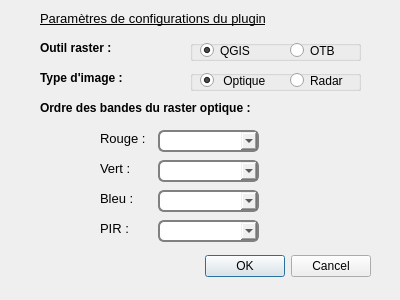
<?xml version="1.0" encoding="UTF-8"?>
<ui version="4.0">
 <class>ConfigurationDialog</class>
 <widget class="QDialog" name="ConfigurationDialog">
  <property name="geometry">
   <rect>
    <x>0</x>
    <y>0</y>
    <width>400</width>
    <height>300</height>
   </rect>
  </property>
  <property name="minimumSize">
   <size>
    <width>400</width>
    <height>300</height>
   </size>
  </property>
  <property name="maximumSize">
   <size>
    <width>400</width>
    <height>300</height>
   </size>
  </property>
  <property name="windowTitle">
   <string>Copyright (©) Cerema - Configuration </string>
  </property>
    <property name="styleSheet">
   <string notr="true">#CartEauDialog {
    background: QLinearGradient( x1:0, y1:0, x2:1, y2:1,
    stop:0  #FFFFFF, stop: 0.4  #FFFFFF, stop:1 #808080);
 }

 QToolButton{
    color: white;
    background-color: QLinearGradient( x1:0, y1:0, x2:1, y2:1,
    stop:0 #757575, stop: 0.4 gray, stop:1 #757575);
    border-width: 1px;
    border-color: white;
    border-style: solid;
    border-radius: 7;
    padding: 3px;
    font-size: 12px;
    padding-left: 5px;
    padding-right: 5px;
 }

 QToolButton::hover{
    border:2px solid #F38120
 }

 QLineEdit {
    padding: 1px;
    border-style: solid;
    border: 2px solid gray;
    border-radius: 6px;
    font-size: 12px;
 }

 QComboBox {
    padding: 1px;
    border-style: solid;
    border: 2px solid gray;
    border-radius: 6px;
    font-size: 12px;
 }

 QTextEdit{
    color: white;
    background-color: QLinearGradient( x1:0, y1:0, x2:1, y2:1,
    stop:0 #757575, stop: 0.4 gray, stop:1 #757575);
    padding: 1px;
    border-style: solid;
    border: 2px solid gray;
    border-radius: 8px;
    border-top-left-radius: 8px;
    border-top-right-radius: 8px;
    border-bottom-left-radius: 8px;
    border-bottom-right-radius: 8px;
    border-width: 1px;
    border-style: solid;
    border-color: white;
    font-size: 12px;
 }

 QLabel{
    color:black;
 }
</string>
</property>
  <widget class="QDialogButtonBox" name="buttonBox">
   <property name="geometry">
    <rect>
     <x>30</x>
     <y>250</y>
     <width>341</width>
     <height>32</height>
    </rect>
   </property>
   <property name="orientation">
    <enum>Qt::Horizontal</enum>
   </property>
   <property name="standardButtons">
    <set>QDialogButtonBox::Cancel|QDialogButtonBox::Ok</set>
   </property>
  </widget>
  <widget class="QLabel" name="label_18">
   <property name="geometry">
    <rect>
     <x>40</x>
     <y>40</y>
     <width>141</width>
     <height>16</height>
    </rect>
   </property>
   <property name="font">
    <font>
     <pointsize>9</pointsize>
     <weight>75</weight>
     <bold>true</bold>
    </font>
   </property>
   <property name="text">
    <string>Outil raster :</string>
   </property>
  </widget>
  <widget class="QLabel" name="label_17">
   <property name="geometry">
    <rect>
     <x>10</x>
     <y>40</y>
     <width>21</width>
     <height>21</height>
    </rect>
   </property>
   <property name="text">
    <string/>
   </property>
   <property name="pixmap">
    <pixmap resource="resources.qrc">:/plugins/CeremaCartEau/icons/fdroit.png</pixmap>
   </property>
  </widget>
  <widget class="QLabel" name="label">
   <property name="geometry">
    <rect>
     <x>40</x>
     <y>10</y>
     <width>271</width>
     <height>16</height>
    </rect>
   </property>
   <property name="font">
    <font>
     <pointsize>10</pointsize>
     <weight>50</weight>
     <bold>false</bold>
     <underline>true</underline>
    </font>
   </property>
   <property name="text">
    <string>Paramètres de configurations du plugin</string>
   </property>
  </widget>
  <widget class="QLabel" name="label_19">
   <property name="geometry">
    <rect>
     <x>40</x>
     <y>100</y>
     <width>261</width>
     <height>16</height>
    </rect>
   </property>
   <property name="font">
    <font>
     <pointsize>9</pointsize>
     <weight>75</weight>
     <bold>true</bold>
    </font>
   </property>
   <property name="text">
    <string>Ordre des bandes du raster optique :</string>
   </property>
  </widget>
  <widget class="QLabel" name="label_20">
   <property name="geometry">
    <rect>
     <x>10</x>
     <y>100</y>
     <width>21</width>
     <height>21</height>
    </rect>
   </property>
   <property name="text">
    <string/>
   </property>
   <property name="pixmap">
    <pixmap resource="resources.qrc">:/plugins/CeremaCartEau/icons/fdroit.png</pixmap>
   </property>
  </widget>
  <widget class="QComboBox" name="cbRed">
   <property name="geometry">
    <rect>
     <x>158</x>
     <y>130</y>
     <width>101</width>
     <height>22</height>
    </rect>
   </property>
  </widget>
  <widget class="QComboBox" name="cbGreen">
   <property name="geometry">
    <rect>
     <x>158</x>
     <y>160</y>
     <width>101</width>
     <height>22</height>
    </rect>
   </property>
  </widget>
  <widget class="QComboBox" name="cbBlue">
   <property name="geometry">
    <rect>
     <x>158</x>
     <y>190</y>
     <width>101</width>
     <height>22</height>
    </rect>
   </property>
  </widget>
  <widget class="QComboBox" name="cbNIR">
   <property name="geometry">
    <rect>
     <x>158</x>
     <y>220</y>
     <width>101</width>
     <height>22</height>
    </rect>
   </property>
  </widget>
  <widget class="QLabel" name="label_1">
   <property name="geometry">
    <rect>
     <x>100</x>
     <y>130</y>
     <width>61</width>
     <height>16</height>
    </rect>
   </property>
   <property name="font">
    <font>
     <pointsize>10</pointsize>
    </font>
   </property>
   <property name="text">
    <string>Rouge :</string>
   </property>
   <property name="textFormat">
    <enum>Qt::AutoText</enum>
   </property>
  </widget>
  <widget class="QLabel" name="label_2">
   <property name="geometry">
    <rect>
     <x>100</x>
     <y>160</y>
     <width>61</width>
     <height>16</height>
    </rect>
   </property>
   <property name="font">
    <font>
     <pointsize>10</pointsize>
    </font>
   </property>
   <property name="text">
    <string>Vert :</string>
   </property>
   <property name="textFormat">
    <enum>Qt::AutoText</enum>
   </property>
  </widget>
  <widget class="QLabel" name="label_3">
   <property name="geometry">
    <rect>
     <x>100</x>
     <y>190</y>
     <width>61</width>
     <height>16</height>
    </rect>
   </property>
   <property name="font">
    <font>
     <pointsize>10</pointsize>
    </font>
   </property>
   <property name="text">
    <string>Bleu :</string>
   </property>
   <property name="textFormat">
    <enum>Qt::AutoText</enum>
   </property>
  </widget>
  <widget class="QLabel" name="label_4">
   <property name="geometry">
    <rect>
     <x>100</x>
     <y>220</y>
     <width>61</width>
     <height>16</height>
    </rect>
   </property>
   <property name="font">
    <font>
     <pointsize>10</pointsize>
    </font>
   </property>
   <property name="text">
    <string>PIR :</string>
   </property>
   <property name="textFormat">
    <enum>Qt::AutoText</enum>
   </property>
  </widget>
  <widget class="QLabel" name="label_21">
   <property name="geometry">
    <rect>
     <x>40</x>
     <y>70</y>
     <width>121</width>
     <height>16</height>
    </rect>
   </property>
   <property name="font">
    <font>
     <pointsize>9</pointsize>
     <weight>75</weight>
     <bold>true</bold>
    </font>
   </property>
   <property name="text">
    <string>Type d'image :</string>
   </property>
  </widget>
  <widget class="QLabel" name="label_22">
   <property name="geometry">
    <rect>
     <x>10</x>
     <y>70</y>
     <width>21</width>
     <height>21</height>
    </rect>
   </property>
   <property name="text">
    <string/>
   </property>
   <property name="pixmap">
    <pixmap resource="resources.qrc">:/plugins/CeremaCartEau/icons/fdroit.png</pixmap>
   </property>
  </widget>
  <widget class="QGroupBox" name="groupBox_1">
   <property name="geometry">
    <rect>
     <x>190</x>
     <y>40</y>
     <width>171</width>
     <height>21</height>
    </rect>
   </property>
   <property name="title">
    <string/>
   </property>
   <widget class="QRadioButton" name="rbQGIS">
    <property name="geometry">
     <rect>
      <x>10</x>
      <y>2</y>
      <width>61</width>
      <height>17</height>
     </rect>
    </property>
    <property name="font">
     <font>
      <pointsize>9</pointsize>
     </font>
    </property>
    <property name="toolTip">
     <string>Utilisation des fonctions natives de QGIS (calculatrice raster et filtre tamiser).</string>
    </property>
    <property name="text">
     <string>QGIS</string>
    </property>
    <property name="checkable">
     <bool>true</bool>
    </property>
    <property name="checked">
     <bool>true</bool>
    </property>
   </widget>
   <widget class="QRadioButton" name="rbOTB">
    <property name="geometry">
     <rect>
      <x>100</x>
      <y>2</y>
      <width>51</width>
      <height>17</height>
     </rect>
    </property>
    <property name="font">
     <font>
      <pointsize>9</pointsize>
     </font>
    </property>
    <property name="toolTip">
     <string>Utilisation des fonctions fournies par OTB (calculatrice OTB et filtre Classification Map Regularization).</string>
    </property>
    <property name="text">
     <string>OTB</string>
    </property>
    <property name="checkable">
     <bool>true</bool>
    </property>
    <property name="checked">
     <bool>false</bool>
    </property>
   </widget>
  </widget>
  <widget class="QGroupBox" name="groupBox_2">
   <property name="geometry">
    <rect>
     <x>190</x>
     <y>70</y>
     <width>171</width>
     <height>21</height>
    </rect>
   </property>
   <property name="title">
    <string/>
   </property>
   <widget class="QRadioButton" name="rbOptique">
    <property name="geometry">
     <rect>
      <x>10</x>
      <y>2</y>
      <width>81</width>
      <height>17</height>
     </rect>
    </property>
    <property name="font">
     <font>
      <pointsize>9</pointsize>
     </font>
    </property>
    <property name="toolTip">
     <string>Utilisation d'image de type image optique à 4 bandes ou plus.</string>
    </property>
    <property name="text">
     <string> Optique</string>
    </property>
    <property name="checkable">
     <bool>true</bool>
    </property>
    <property name="checked">
     <bool>true</bool>
    </property>
   </widget>
   <widget class="QRadioButton" name="rbRadar">
    <property name="geometry">
     <rect>
      <x>100</x>
      <y>2</y>
      <width>61</width>
      <height>17</height>
     </rect>
    </property>
    <property name="font">
     <font>
      <pointsize>9</pointsize>
     </font>
    </property>
    <property name="toolTip">
     <string>Utilisation d'image de type radar.</string>
    </property>
    <property name="text">
     <string>Radar</string>
    </property>
    <property name="checkable">
     <bool>true</bool>
    </property>
    <property name="checked">
     <bool>false</bool>
    </property>
   </widget>
  </widget>
 </widget>
 <connections>
  <connection>
   <sender>buttonBox</sender>
   <signal>accepted()</signal>
   <receiver>ConfigurationDialog</receiver>
   <slot>accept()</slot>
   <hints>
    <hint type="sourcelabel">
     <x>248</x>
     <y>254</y>
    </hint>
    <hint type="destinationlabel">
     <x>157</x>
     <y>274</y>
    </hint>
   </hints>
  </connection>
  <connection>
   <sender>buttonBox</sender>
   <signal>rejected()</signal>
   <receiver>ConfigurationDialog</receiver>
   <slot>reject()</slot>
   <hints>
    <hint type="sourcelabel">
     <x>316</x>
     <y>260</y>
    </hint>
    <hint type="destinationlabel">
     <x>286</x>
     <y>274</y>
    </hint>
   </hints>
  </connection>
 </connections>
</ui>
